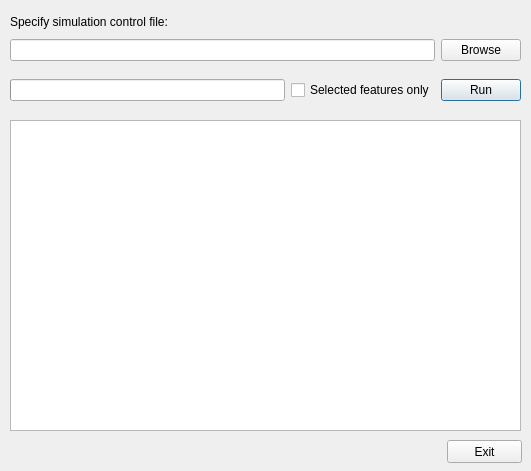
<?xml version="1.0" encoding="UTF-8"?>
<ui version="4.0">
 <class>SimControllerDlg</class>
 <widget class="QDialog" name="SimControllerDlg">
  <property name="geometry">
   <rect>
    <x>0</x>
    <y>0</y>
    <width>531</width>
    <height>471</height>
   </rect>
  </property>
  <property name="sizePolicy">
   <sizepolicy hsizetype="Fixed" vsizetype="Fixed">
    <horstretch>0</horstretch>
    <verstretch>0</verstretch>
   </sizepolicy>
  </property>
  <property name="minimumSize">
   <size>
    <width>531</width>
    <height>471</height>
   </size>
  </property>
  <property name="maximumSize">
   <size>
    <width>531</width>
    <height>471</height>
   </size>
  </property>
  <property name="windowTitle">
   <string>Simulation Controller</string>
  </property>
  <widget class="QWidget" name="horizontalLayoutWidget_2">
   <property name="geometry">
    <rect>
     <x>10</x>
     <y>70</y>
     <width>511</width>
     <height>41</height>
    </rect>
   </property>
   <layout class="QHBoxLayout" name="horizontalLayout_3">
    <item>
     <widget class="QProgressBar" name="ProgressBar"/>
    </item>
    <item>
     <widget class="QCheckBox" name="cbxOnlySelected">
      <property name="text">
       <string>Selected features only</string>
      </property>
     </widget>
    </item>
    <item>
     <widget class="QPushButton" name="btnRun">
      <property name="text">
       <string>Run</string>
      </property>
     </widget>
    </item>
   </layout>
  </widget>
  <widget class="QWidget" name="verticalLayoutWidget_3">
   <property name="geometry">
    <rect>
     <x>10</x>
     <y>10</y>
     <width>511</width>
     <height>51</height>
    </rect>
   </property>
   <layout class="QVBoxLayout" name="verticalLayout_3">
    <item>
     <widget class="QLabel" name="Label3">
      <property name="text">
       <string>Specify simulation control file:</string>
      </property>
     </widget>
    </item>
    <item>
     <layout class="QHBoxLayout" name="horizontalLayout_2">
      <item>
       <widget class="QLineEdit" name="tbxFile">
        <property name="toolTip">
         <string>Give the filepath and filename of the output shapefile</string>
        </property>
       </widget>
      </item>
      <item>
       <widget class="QPushButton" name="btnBrowse">
        <property name="toolTip">
         <string>Gives dialog box for selecting output filepath and filename.</string>
        </property>
        <property name="text">
         <string>Browse</string>
        </property>
       </widget>
      </item>
     </layout>
    </item>
   </layout>
  </widget>
  <widget class="QTextBrowser" name="textBrowser">
   <property name="geometry">
    <rect>
     <x>10</x>
     <y>120</y>
     <width>511</width>
     <height>311</height>
    </rect>
   </property>
   <property name="font">
    <font>
     <family>Consolas</family>
     <pointsize>8</pointsize>
    </font>
   </property>
  </widget>
  <widget class="QPushButton" name="btnExit">
   <property name="geometry">
    <rect>
     <x>447</x>
     <y>440</y>
     <width>75</width>
     <height>23</height>
    </rect>
   </property>
   <property name="text">
    <string>Exit</string>
   </property>
  </widget>
 </widget>
 <resources/>
 <connections/>
</ui>
